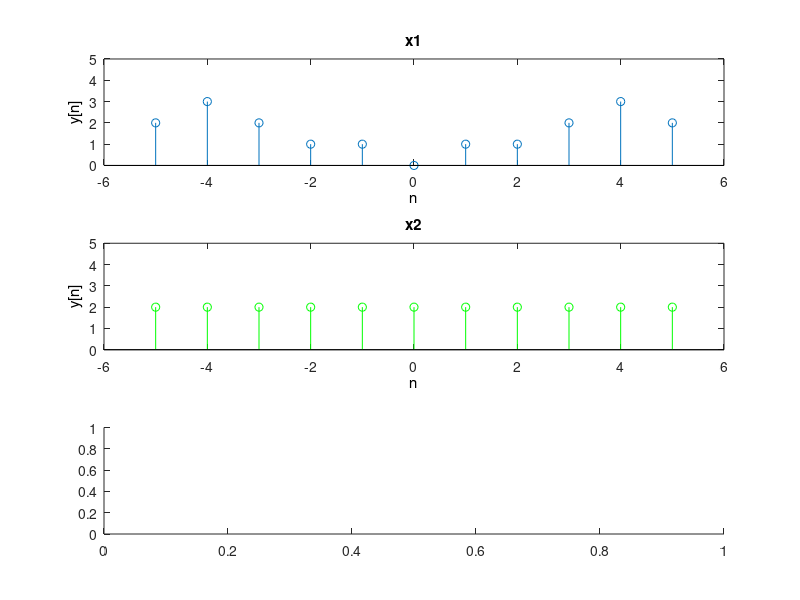

This chart was generated by the following MATLAB code: (Note: this script raises an error after producing the figure.)
% FILEPATH: /C:/Users/John Isa/Documents/Codes/matlab/sig_add.m
n1 = -5:5;
x1 = [2,3,2,1,1,0,1,1,2,3,2];
n2 = -5:5;
x2 = [2,2,2,2,2,2,2,2,2,2,2];

% Plot x1
subplot(3,1,1)
stem(n1,x1);
set(get(gca, 'XLabel'), 'String', 'n');
set(get(gca, 'YLabel'), 'String', 'y[n]');
set(get(gca, 'Title'), 'String', 'x1');
ylim([0 5]); % set y-axis limits

% Plot x2
subplot(3,1,2)
stem(n2,x2,'g');
set(get(gca, 'XLabel'), 'String', 'n');
set(get(gca, 'YLabel'), 'String', 'y[n]');
set(get(gca, 'Title'), 'String', 'x2');
ylim([0 5]); % set y-axis limits

% Plot x1+x2
subplot(3,1,3)
[x, n] = sigadd(x1, n1, x2, n2);
stem(n, x,'r');
set(get(gca, 'XLabel'), 'String', 'n');
set(get(gca, 'YLabel'), 'String', 'y[n]');
set(get(gca, 'Title'), 'String', 'x1+x2');
ylim([0 5]); % set y-axis limits

function [y,n] = sigadd(x1,n1,x2,n2)
    % implements y(n) = x1(n)+x2(n)
    % -----------------------------
    % [y,n] = sigadd(x1,n1,x2,n2)
    %   y = sum sequence over n, which includes n1 and n2
    %  x1 = first sequence over n1
    %  x2 = second sequence over n2 (n2 can be different from n1)
    %
    n = min(min(n1),min(n2)):max(max(n1),max(n2));  % duration of y(n)
    y1 = zeros(1,length(n)); y2 = y1;
    y1(find((n>=min(n1))&(n<=max(n1))==1))=x1;
    y2(find((n>=min(n2))&(n<=max(n2))==1))=x2;
    y = y1+y2;
    % initialization
    % x1 with duration of y
    % x2 with duration of y
    % sequence additionend
end
